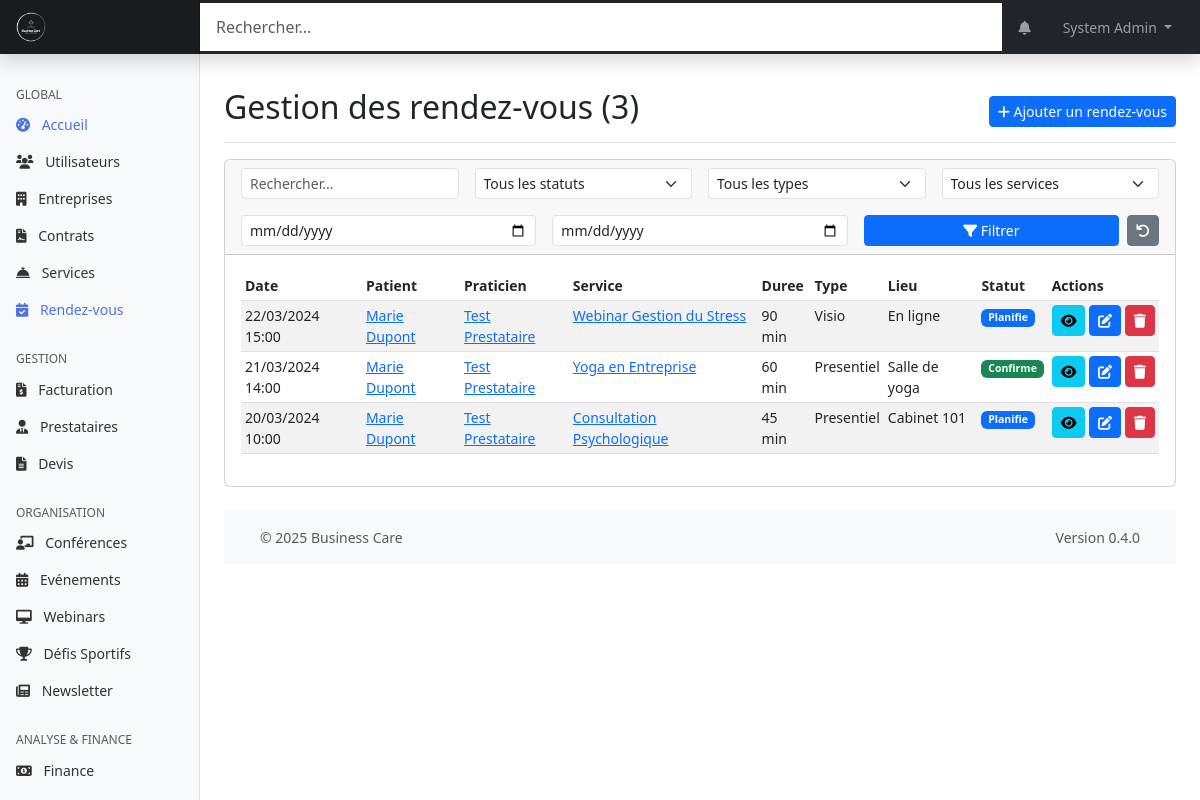
The app's page /web-admin/modules/appointments/index.php (signed in), older data.
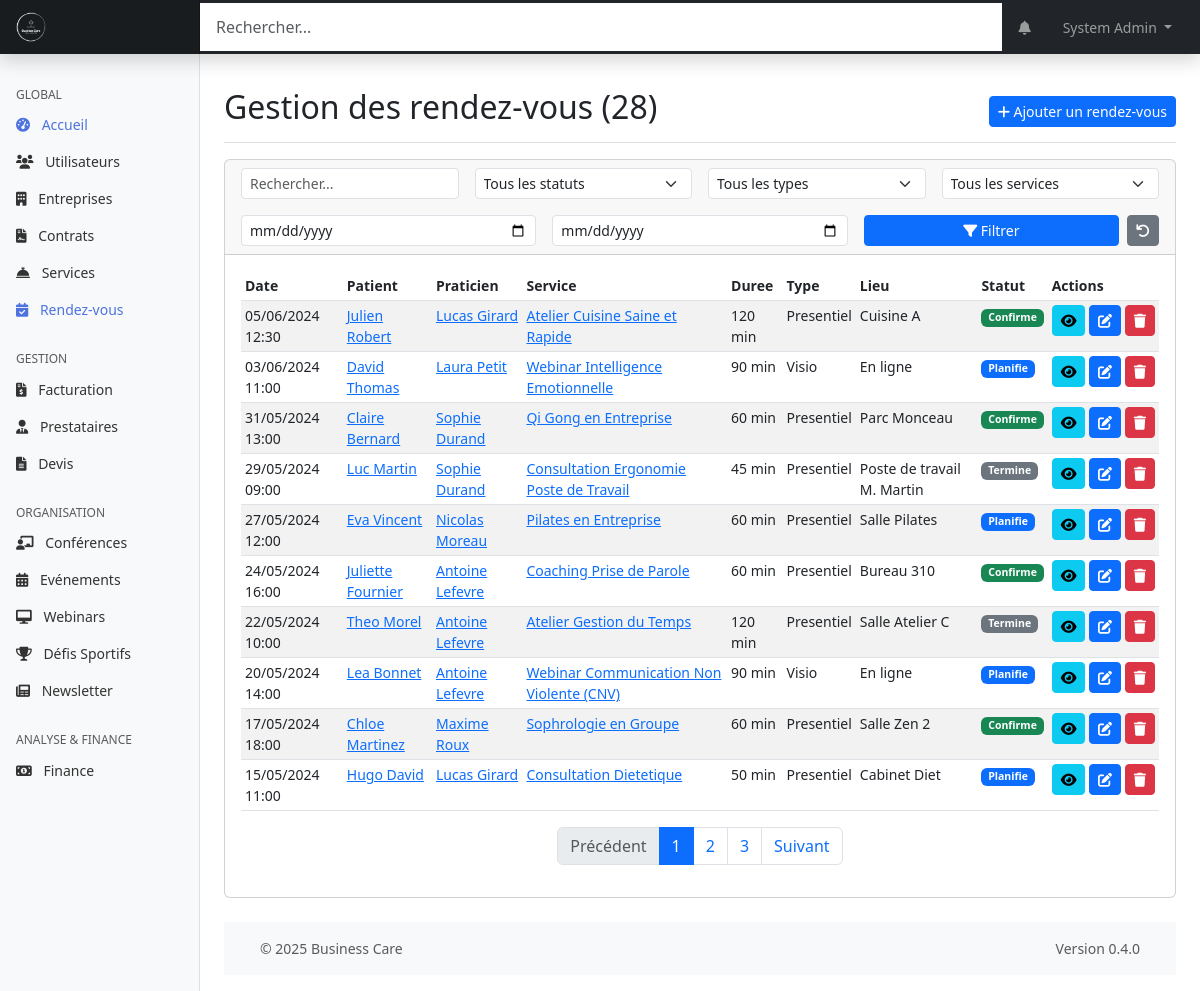
The same page, newer data.
### tables this page shows
CREATE TABLE rendez_vous (
    id INT PRIMARY KEY AUTO_INCREMENT,
    personne_id INT NOT NULL,
    prestation_id INT NOT NULL,
    praticien_id INT,
    date_rdv DATETIME NOT NULL,
    duree INT NOT NULL,
    lieu VARCHAR(255),
    type_rdv ENUM('presentiel', 'visio', 'telephone'),
    statut ENUM('planifie', 'confirme', 'annule', 'termine', 'no_show') DEFAULT 'planifie',
    notes TEXT,
    created_at TIMESTAMP DEFAULT CURRENT_TIMESTAMP,
    updated_at TIMESTAMP DEFAULT CURRENT_TIMESTAMP ON UPDATE CURRENT_TIMESTAMP,
    FOREIGN KEY (personne_id) REFERENCES personnes(id),
    FOREIGN KEY (prestation_id) REFERENCES prestations(id),
    FOREIGN KEY (praticien_id) REFERENCES personnes(id),
    INDEX idx_date (date_rdv),
    INDEX idx_statut (statut),
    INDEX idx_praticien (praticien_id)
);

CREATE TABLE personnes (
    id INT PRIMARY KEY AUTO_INCREMENT,
    nom VARCHAR(100) NOT NULL,
    prenom VARCHAR(100) NOT NULL,
    email VARCHAR(255) UNIQUE NOT NULL,
    mot_de_passe VARCHAR(255) NOT NULL,
    telephone VARCHAR(20),
    date_naissance DATE,
    genre ENUM('M', 'F', 'Autre'),
    photo_url VARCHAR(255),
    role_id INT NOT NULL,
    entreprise_id INT,
    statut ENUM('actif', 'inactif', 'en_attente', 'suspendu') DEFAULT 'actif',
    derniere_connexion DATETIME,
    created_at TIMESTAMP DEFAULT CURRENT_TIMESTAMP,
    updated_at TIMESTAMP DEFAULT CURRENT_TIMESTAMP ON UPDATE CURRENT_TIMESTAMP,
    FOREIGN KEY (role_id) REFERENCES roles(id),
    FOREIGN KEY (entreprise_id) REFERENCES entreprises(id),
    INDEX idx_email (email),
    INDEX idx_role (role_id),
    INDEX idx_entreprise (entreprise_id)
);

CREATE TABLE prestations (
    id INT PRIMARY KEY AUTO_INCREMENT,
    nom VARCHAR(255) NOT NULL,
    description TEXT,
    prix DECIMAL(10,2) NOT NULL,
    duree INT,
    type ENUM('conference', 'webinar', 'atelier', 'consultation', 'evenement', 'autre') NOT NULL,
    categorie VARCHAR(100),
    niveau_difficulte ENUM('debutant', 'intermediaire', 'avance'),
    capacite_max INT,
    materiel_necessaire TEXT,
    prerequis TEXT,
    created_at TIMESTAMP DEFAULT CURRENT_TIMESTAMP,
    updated_at TIMESTAMP DEFAULT CURRENT_TIMESTAMP ON UPDATE CURRENT_TIMESTAMP,
    INDEX idx_type (type),
    INDEX idx_categorie (categorie)
);

### web-admin/includes/page_functions/modules/appointments.php (called while the page is built, shortened)
<?php
function appointmentsGetList($page = 1, $perPage = DEFAULT_ITEMS_PER_PAGE, $search = '', $status = '', $type = '', $prestationId = 0, $startDate = '', $endDate = '') {
    $params = [];
    $conditions = [];
    $whereSql = !empty($conditions) ? "WHERE " . implode(' AND ', $conditions) : '';
    $countSql = "SELECT COUNT(rv.id)
                 FROM " . TABLE_APPOINTMENTS . " rv
                 LEFT JOIN " . TABLE_USERS . " p_patient ON rv.personne_id = p_patient.id
                 LEFT JOIN " . TABLE_USERS . " p_practitioner ON rv.praticien_id = p_practitioner.id
                 LEFT JOIN " . TABLE_PRESTATIONS . " pr ON rv.prestation_id = pr.id
                 {$whereSql}";
    $totalAppointments = executeQuery($countSql, $params)->fetchColumn();
    $totalPages = ceil($totalAppointments / $perPage);
    $page = max(1, min($page, $totalPages > 0 ? $totalPages : 1));
    $offset = ($page - 1) * $perPage;
    $sql = "SELECT rv.*,
                   p_patient.nom as patient_nom, p_patient.prenom as patient_prenom,
                   p_practitioner.nom as practitioner_nom, p_practitioner.prenom as practitioner_prenom,
                   pr.nom as prestation_nom
            FROM " . TABLE_APPOINTMENTS . " rv
            LEFT JOIN " . TABLE_USERS . " p_patient ON rv.personne_id = p_patient.id
            LEFT JOIN " . TABLE_USERS . " p_practitioner ON rv.praticien_id = p_practitioner.id
            LEFT JOIN " . TABLE_PRESTATIONS . " pr ON rv.prestation_id = pr.id
            {$whereSql}
            ORDER BY rv.date_rdv DESC
            LIMIT ?, ?";
    $paramsWithPagination = array_merge($params, [(int)$offset, (int)$perPage]);
    $appointments = executeQuery($sql, $paramsWithPagination)->fetchAll();
    return [
        'appointments' => $appointments,
        'currentPage' => $page,
        'totalPages' => $totalPages,
        'totalItems' => $totalAppointments,
        'perPage' => $perPage
    ];
}
?>

### shared/web-admin/db.php (called while the page is built, shortened)
<?php
function getDbConnection()
{
    static $pdo = null;
    if ($pdo === null) {
        $dsn = "mysql:host=" . DB_HOST . ";dbname=" . DB_NAME . ";charset=" . DB_CHARSET;
        $options = [
            PDO::ATTR_ERRMODE => PDO::ERRMODE_EXCEPTION,
            PDO::ATTR_DEFAULT_FETCH_MODE => PDO::FETCH_ASSOC,
            PDO::ATTR_EMULATE_PREPARES => false,
        ];
        try {
            $pdo = new PDO($dsn, DB_USER, DB_PASS, $options);
        } catch (PDOException $e) {
            die("[FAILURE] Connexion a la base de donnees impossible. Veuillez reessayer plus tard.");
        }
    }
    return $pdo;
}
function executeQuery($sql, $params = [])
{
    try {
        $pdo = getDbConnection();
        $stmt = $pdo->prepare($sql);
        $stmt->execute($params);
        return $stmt;
    } catch (PDOException $e) {
        die("[FAILURE] Impossible d'executer la requete: " . $e->getMessage());
    }
}

### web-admin/modules/appointments/index.php (the view, shortened to what the changed rows need)
<?php
require_once '../../includes/page_functions/modules/appointments.php';
$filterData = getQueryData([
    'page' => 1,
    'search' => '',
    'status' => '',
    'type' => '',
    'prestationId' => 0,
    'startDate' => '',
    'endDate' => '',
    'action' => '',
    'id' => 0
]);
$page = $filterData['page'];
$search = $filterData['search'];
$status = $filterData['status'];
$type = $filterData['type'];
$prestationId = $filterData['prestationId'];
$startDate = $filterData['startDate'];
$endDate = $filterData['endDate'];
$result = appointmentsGetList($page, DEFAULT_ITEMS_PER_PAGE, $search, $status, $type, $prestationId, $startDate, $endDate);
$appointments = $result['appointments'];
$totalPages = $result['totalPages'];
$totalAppointments = $result['totalItems'];
$page = $result['currentPage'];
$itemsPerPage = $result['perPage'];
$pageTitle = "Gestion des rendez-vous ({$totalAppointments})";
include_once '../../templates/header.php';
?>
<div class="container-fluid">
    <div class="row">
        <main class="col-md-9 ms-sm-auto col-lg-10 px-md-4">
            <div class="d-flex justify-content-between flex-wrap flex-md-nowrap align-items-center pt-3 pb-2 mb-3 border-bottom">
                <h1 class="h2"><?php echo $pageTitle; ?></h1>
                <div class="btn-toolbar mb-2 mb-md-0">
                    <a href="<?php echo WEBADMIN_URL; ?>/modules/appointments/add.php" class="btn btn-sm btn-primary">
                    </a>
                </div>
            </div>
            <div class="card mb-4">
                <div class="card-body">
                    <?php if (count($appointments) > 0): ?>
                        <div class="table-responsive">
                            <table class="table table-striped table-hover table-sm">
                                <thead>
                                    <tr>
                                        <th>Date</th>
                                        <th>Patient</th>
                                        <th>Praticien</th>
                                        <th>Service</th>
                                        <th>Duree</th>
                                        <th>Type</th>
                                        <th>Lieu</th>
                                        <th>Statut</th>
                                        <th>Actions</th>
                                    </tr>
                                </thead>
                                <tbody>
                                    <?php foreach ($appointments as $appointment): ?>
                                        <tr>
                                            <td><?php echo formatDate($appointment['date_rdv']); ?></td>
                                            <td>
                                                <?php if ($appointment['personne_id']): ?>
                                                <a href="<?php echo WEBADMIN_URL; ?>/modules/users/view.php?id=<?php echo $appointment['personne_id']; ?>">
                                                    <?php echo htmlspecialchars($appointment['patient_prenom'] . ' ' . $appointment['patient_nom']); ?>
                                                </a>
                                                <?php else: ?>
                                                    N/A
                                                <?php endif; ?>
                                            </td>
                                            <td>
                                                <?php if ($appointment['praticien_id']): ?>
                                                <a href="<?php echo WEBADMIN_URL; ?>/modules/users/view.php?id=<?php echo $appointment['praticien_id']; ?>">
                                                    <?php echo htmlspecialchars($appointment['practitioner_prenom'] . ' ' . $appointment['practitioner_nom']); ?>
                                                </a>
                                                <?php else: ?>
                                                    N/A
                                                <?php endif; ?>
                                            </td>
                                            <td>
                                                 <?php if ($appointment['prestation_id']): ?>
                                                <a href="<?php echo WEBADMIN_URL; ?>/modules/services/view.php?id=<?php echo $appointment['prestation_id']; ?>">
                                                    <?php echo htmlspecialchars($appointment['prestation_nom']); ?>
                                                </a>
                                                 <?php else: ?>
                                                    N/A
                                                <?php endif; ?>
                                            </td>
                                            <td><?php echo htmlspecialchars($appointment['duree']); ?> min</td>
                                            <td><?php echo htmlspecialchars(ucfirst($appointment['type_rdv'])); ?></td>
                                            <td><?php echo htmlspecialchars($appointment['lieu'] ?: '-'); ?></td>
                                            <td><?php echo getStatusBadge($appointment['statut']); ?></td>
                                            <td class="table-actions">
                                                <a href="<?php echo WEBADMIN_URL; ?>/modules/appointments/view.php?id=<?php echo $appointment['id']; ?>" class="btn btn-sm btn-info" data-bs-toggle="tooltip" title="Voir">
                                                    <i class="fas fa-eye"></i>
                                                </a>
                                                <a href="<?php echo WEBADMIN_URL; ?>/modules/appointments/edit.php?id=<?php echo $appointment['id']; ?>" class="btn btn-sm btn-primary" data-bs-toggle="tooltip" title="Modifier">
                                                    <i class="fas fa-edit"></i>
                                                </a>
                                                <a href="<?php echo WEBADMIN_URL; ?>/modules/appointments/index.php?action=delete&id=<?php echo $appointment['id']; ?>&csrf_token=<?php echo generateToken(); ?>&<?php echo http_build_query(array_filter($filterData, fn($key) => !in_array($key, ['action', 'id', 'practitionerId', 'personId']), ARRAY_FILTER_USE_KEY)); ?>"
                                                   class="btn btn-sm btn-danger btn-delete"
                                                   data-bs-toggle="tooltip"
                                                   title="Supprimer">
                                                    <i class="fas fa-trash"></i>
                                                </a>
                                            </td>
                                        </tr>
                                    <?php endforeach; ?>
                                </tbody>
                            </table>
                        </div>
                        <?php
                        $paginationInfo = [
                            'currentPage' => $page,
                            'totalPages' => $totalPages,
                            'totalItems' => $totalAppointments,
                            'itemsPerPage' => $itemsPerPage
                        ];
                        $urlParams = $filterData;
                        unset($urlParams['page'], $urlParams['action'], $urlParams['id'], $urlParams['practitionerId'], $urlParams['personId']);
                        $urlPattern = WEBADMIN_URL . '/modules/appointments/index.php?' . http_build_query(array_filter($urlParams)) . '&page={page}';
                        ?>
                        <div class="d-flex justify-content-center">
                            <?php echo renderPagination($paginationInfo, $urlPattern); ?>
                        </div>
                    <?php endif; ?>
                </div>
            </div>
            <?php include_once '../../templates/footer.php'; ?>
        </main>
    </div>
</div>

### shared/web-admin/functions.php (shortened to what the changed rows need)
<?php
require_once 'db.php';
function formatDate($date, $format = DEFAULT_DATE_FORMAT)
{
    $timestamp = strtotime($date);
    return date($format, $timestamp);
}
function sanitizeInput($input)
{
    return $input;
}
function getQueryData()
{
    return sanitizeInput($_GET);
}
function generateToken()
{
    return $_SESSION['csrf_token'];
}
function getStatusBadge($status)
{
    $badges = [
        'actif' => 'success',
        'inactif' => 'danger',
        'en_attente' => 'warning',
        'suspendu' => 'secondary',
        'expire' => 'danger',
        'resilie' => 'danger',
        'accepte' => 'success',
        'refuse' => 'danger',
        'confirme' => 'success',
        'annule' => 'danger',
        'termine' => 'secondary',
        'planifie' => 'primary',
        'no_show' => 'danger',
        'payee' => 'success',
        'impayee' => 'danger',
        'retard' => 'warning'
    ];
    $class = isset($badges[$status]) ? $badges[$status] : 'primary';
    return '<span class="badge bg-' . $class . '">' . ucfirst($status) . '</span>';
}
function renderPagination($pagination, $urlPattern)
{
    if ($pagination['totalPages'] <= 1) return '';
    $html = '<nav aria-label="Page navigation"><ul class="pagination">';
    $prevDisabled = $pagination['currentPage'] <= 1 ? ' disabled' : '';
    $prevUrl = str_replace('{page}', $pagination['currentPage'] - 1, $urlPattern);
    $html .= '<li class="page-item' . $prevDisabled . '"><a class="page-link" href="' . $prevUrl . '">Précédent</a></li>';
    $startPage = max(1, $pagination['currentPage'] - 2);
    $endPage = min($pagination['totalPages'], $pagination['currentPage'] + 2);
    for ($i = $startPage; $i <= $endPage; $i++) {
        $active = $i == $pagination['currentPage'] ? ' active' : '';
        $url = str_replace('{page}', $i, $urlPattern);
        $html .= '<li class="page-item' . $active . '"><a class="page-link" href="' . $url . '">' . $i . '</a></li>';
    }
    $nextDisabled = $pagination['currentPage'] >= $pagination['totalPages'] ? ' disabled' : '';
    $nextUrl = str_replace('{page}', $pagination['currentPage'] + 1, $urlPattern);
    $html .= '<li class="page-item' . $nextDisabled . '"><a class="page-link" href="' . $nextUrl . '">Suivant</a></li>';
    $html .= '</ul></nav>';
    return $html;
}

Row changes from the older to the newer data that the page shows:
no longer on this page (row edited): rendez_vous: date_rdv "22/03/2024 15:00", personne.nom "Marie Dupont", praticien.nom "Test Prestataire", prestation.nom "Webinar Gestion du Stress", duree "90", type_rdv "Visio", lieu "En ligne", statut "Planifie"
no longer on this page (row edited): rendez_vous: date_rdv "21/03/2024 14:00", personne.nom "Marie Dupont", praticien.nom "Test Prestataire", prestation.nom "Yoga en Entreprise", duree "60", type_rdv "Presentiel", lieu "Salle de yoga", statut "Confirme"
no longer on this page (row edited): rendez_vous: date_rdv "20/03/2024 10:00", personne.nom "Marie Dupont", praticien.nom "Test Prestataire", prestation.nom "Consultation Psychologique", duree "45", type_rdv "Presentiel", lieu "Cabinet 101", statut "Planifie"
added rendez_vous: date_rdv "05/06/2024 12:30", personne.nom "Julien Robert", praticien.nom "Lucas Girard", prestation.nom "Atelier Cuisine Saine et Rapide", duree "120", type_rdv "Presentiel", lieu "Cuisine A", statut "Confirme"
added rendez_vous: date_rdv "03/06/2024 11:00", personne.nom "David Thomas", praticien.nom "Laura Petit", prestation.nom "Webinar Intelligence Emotionnelle", duree "90", type_rdv "Visio", lieu "En ligne", statut "Planifie"
added rendez_vous: date_rdv "31/05/2024 13:00", personne.nom "Claire Bernard", praticien.nom "Sophie Durand", prestation.nom "Qi Gong en Entreprise", duree "60", type_rdv "Presentiel", lieu "Parc Monceau", statut "Confirme"
added rendez_vous: date_rdv "29/05/2024 09:00", personne.nom "Luc Martin", praticien.nom "Sophie Durand", prestation.nom "Consultation Ergonomie Poste de Travail", duree "45", type_rdv "Presentiel", lieu "Poste de travail M. Martin", statut "Termine"
added rendez_vous: date_rdv "27/05/2024 12:00", personne.nom "Eva Vincent", praticien.nom "Nicolas Moreau", prestation.nom "Pilates en Entreprise", duree "60", type_rdv "Presentiel", lieu "Salle Pilates", statut "Planifie"
added rendez_vous: date_rdv "24/05/2024 16:00", personne.nom "Juliette Fournier", praticien.nom "Antoine Lefevre", prestation.nom "Coaching Prise de Parole", duree "60", type_rdv "Presentiel", lieu "Bureau 310", statut "Confirme"
added rendez_vous: date_rdv "22/05/2024 10:00", personne.nom "Theo Morel", praticien.nom "Antoine Lefevre", prestation.nom "Atelier Gestion du Temps", duree "120", type_rdv "Presentiel", lieu "Salle Atelier C", statut "Termine"
added rendez_vous: date_rdv "20/05/2024 14:00", personne.nom "Lea Bonnet", praticien.nom "Antoine Lefevre", prestation.nom "Webinar Communication Non Violente (CNV)", duree "90", type_rdv "Visio", lieu "En ligne", statut "Planifie"
added rendez_vous: date_rdv "17/05/2024 18:00", personne.nom "Chloe Martinez", praticien.nom "Maxime Roux", prestation.nom "Sophrologie en Groupe", duree "60", type_rdv "Presentiel", lieu "Salle Zen 2", statut "Confirme"
added rendez_vous: date_rdv "15/05/2024 11:00", personne.nom "Hugo David", praticien.nom "Lucas Girard", prestation.nom "Consultation Dietetique", duree "50", type_rdv "Presentiel", lieu "Cabinet Diet", statut "Planifie"
Text that changed along with them:
$pageTitle: "Gestion des rendez-vous (3)" → "Gestion des rendez-vous (28)"
text now shown: "Précédent Suivant"
new list line: "1"
new list line: "2"
new list line: "3"
